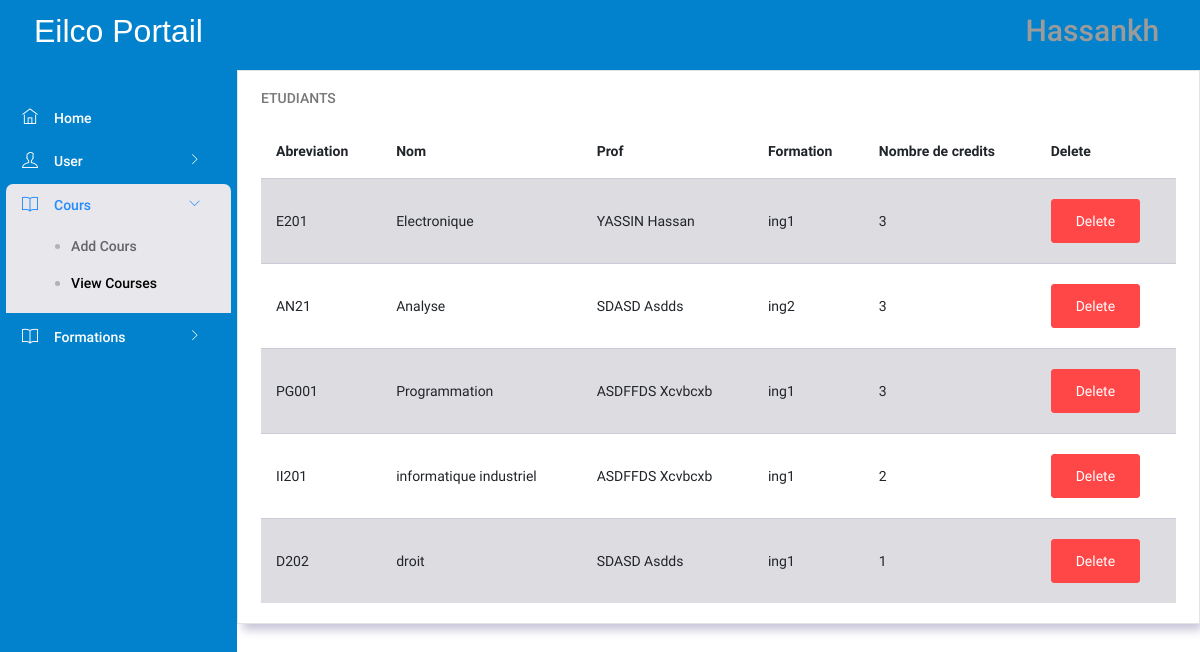
/PL/pages/admin/ViewCourses.php (signed in), run on an earlier commit of the app's database.
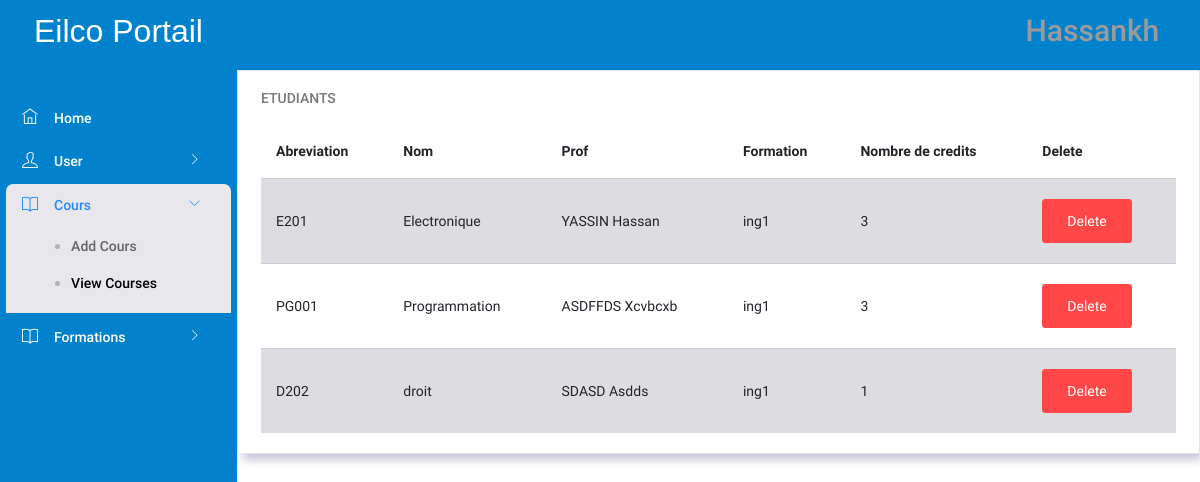
And on a later commit of the database.
### tables this page shows
CREATE TABLE `cours` (
  `idcours` int NOT NULL AUTO_INCREMENT,
  `nom` varchar(45) NOT NULL,
  `abreviation` varchar(45) NOT NULL,
  `prof_id` int NOT NULL,
  `credits` int NOT NULL,
  `formation_id` int NOT NULL,
  PRIMARY KEY (`idcours`),
  KEY `prof_idx` (`prof_id`),
  KEY `classe_cour_idx` (`formation_id`),
  CONSTRAINT `formation_cour` FOREIGN KEY (`formation_id`) REFERENCES `formation` (`idformation`) ON DELETE CASCADE ON UPDATE CASCADE,
  CONSTRAINT `prof_cour` FOREIGN KEY (`prof_id`) REFERENCES `users` (`iduser`) ON DELETE CASCADE ON UPDATE CASCADE
);

CREATE TABLE `users` (
  `iduser` int NOT NULL AUTO_INCREMENT,
  `prenom` varchar(45) NOT NULL,
  `nom` varchar(45) NOT NULL,
  `role` int NOT NULL,
  `date_de_naissance` date NOT NULL,
  `username` varchar(45) NOT NULL,
  `password` char(45) NOT NULL,
  `email_personel` varchar(45) NOT NULL,
  `email_universitaire` varchar(45) NOT NULL,
  `sexe` varchar(45) NOT NULL,
  `formation_id` int DEFAULT NULL,
  `phone` varchar(45) NOT NULL,
  `Adresse` varchar(45) NOT NULL,
  `nationalite` varchar(45) NOT NULL,
  PRIMARY KEY (`iduser`),
  KEY `formation_idx` (`formation_id`),
  CONSTRAINT `formation` FOREIGN KEY (`formation_id`) REFERENCES `formation` (`idformation`) ON DELETE CASCADE ON UPDATE CASCADE
);

CREATE TABLE `formation` (
  `idformation` int NOT NULL AUTO_INCREMENT,
  `nomformation` varchar(45) NOT NULL,
  PRIMARY KEY (`idformation`),
  UNIQUE KEY `nomformation_UNIQUE` (`nomformation`)
);

### DTO/user.php (called while the page is built, shortened)
<?php
class user{
    private $username;
    public function getUsername() {
        return $this->username;
    }
}
?>

### DAL/coursRepository.php (called while the page is built, shortened)
<?php
require_once(__DIR__ . "/../DTO/cour.php");
function GetCours()
{
    $conn = openConnection();
    $query = "SELECT * FROM cours;";
    $result = mysqli_query($conn, $query);
    $i = 0;
    while ($row = mysqli_fetch_array($result)) {
        $cour = new cour();
        $cour->setId($row["idcours"]);
        $cour->setNom($row["nom"]);
        $cour->setAbreviation($row["abreviation"]);
        $cour->setProf_id($row["prof_id"]);
        $cour->setFormation_id($row["formation_id"]);
        $cour->setNb_credits($row["credits"]);
        $cours[$i] = $cour;
        $i++;
    }
    return $cours;
}

### BLL/coursManager.php (called while the page is built, shortened)
<?php
require(__DIR__."/../DAL/coursRepository.php");
function getAllCours() {
    return GetCours();
}
?>

### DTO/cour.php (called while the page is built, shortened)
<?php
class cour{
    private $id;
    private $nom;
    private $abreviation;
    private $nb_credits;
    public function getId() {
        return $this->id;
    }
    public function setId($id) {
        $this->id = $id;
    }
    public function getNom() {
        return $this->nom;
    }
    public function setNom($nom) {
        $this->nom = $nom;
    }
    public function getAbreviation() {
        return $this->abreviation;
    }
    public function setAbreviation($abreviation) {
        $this->abreviation = $abreviation;
    }
    public function getNb_credits() {
        return $this->nb_credits;
    }
    public function setNb_credits($nb_credits) {
        $this->nb_credits = $nb_credits;
    }
}
?>

### DAL/userRepository.php (called while the page is built, shortened)
<?php
require_once(__DIR__ . "/../DTO/user.php");
function getProfbyId($prof_id)
{
    $conn = openConnection();
    $profs = null;
    try {
        $sql = "SELECT prenom,nom FROM users WHERE iduser=? ";
        $stmt = $conn->prepare($sql);
        $stmt->bind_param("i", $prof_id);
        $stmt->execute();
        $result = $stmt->get_result();
        if ($result->num_rows > 0) {
            if ($row = $result->fetch_assoc()) {
                $profs = strtoupper($row["nom"]) . " " . ucfirst($row["prenom"]);
            }
        }
    } catch (Exception $ex) {
    }
    return $profs;;
}

### BLL/usersManager.php (called while the page is built, shortened)
<?php
require(__DIR__ . "/../DAL/userRepository.php");
function getProfName($prof_id)
{
    return getProfbyId($prof_id);
}

### DAL/formationRepository.php (called while the page is built, shortened)
<?php
function GetFormationbyId($formation_id) {
    $conn = openConnection();
    $formation = null;
    try {
        $sql = "SELECT nomformation FROM formation WHERE idformation=? ";
        $stmt = $conn->prepare($sql);
        $stmt->bind_param("i", $formation_id);
        $stmt->execute();
        $result = $stmt->get_result();
        if ($result->num_rows > 0) {
            if ($row = $result->fetch_assoc()) {
                $formation = $row["nomformation"];
            }
        }
    } catch (Exception $ex) {
    }
    return $formation;
}

### BLL/formationManager.php (called while the page is built, shortened)
<?php
require(__DIR__ . "/../DAL/formationRepository.php");
function GetFormationname($formation_id)
{
    return GetFormationbyId($formation_id);
}

### PL/pages/admin/ViewCourses.php (the view, shortened to what this page needs)
<!DOCTYPE html>
<html lang="en">
<head>
    <link rel="stylesheet" href="../../assets/vendors/ti-icons/css/themify-icons.css">
    <link rel="stylesheet" href="../../assets/vendors/base/vendor.bundle.base.css">
    <link rel="stylesheet" href="../../styles/admin_page.css">
</head>
<body>
    <div class="container-scroller">
        <nav class="navbar col-lg-12 col-12 p-0 fixed-top d-flex flex-row">
            <div class="text-center navbar-brand-wrapper d-flex align-items-center justify-content-center">
                <h3 style=" font-size: 2rem;color: white; font-family: 'Gill Sans', 'Gill Sans MT', Calibri, 'Trebuchet MS', sans-serif;">Eilco Portail</h3>
            </div>
            <div class="navbar-menu-wrapper d-flex align-items-center justify-content-end">
                <ul class="navbar-nav navbar-nav-right">
                    <li class="nav-item nav-profile dropdown">
                        <a class="nav-link dropdown-toggle" href="#" data-toggle="dropdown" id="profileDropdown">
                            <?php
                            require("../../../DTO/user.php");
                            echo "<h3>" . unserialize($_SESSION['loggeduser'])->getUsername() . "</h3>";
                            ?>
                        </a>
                    </li>
                </ul>
            </div>
        </nav>
        <div class="container-fluid page-body-wrapper">
            <nav class="sidebar sidebar-offcanvas" id="sidebar">
                <ul class="nav">
                    <li class="nav-item">
                        <a class="nav-link" href="./admin_page.php">
                            <i class="ti-home menu-icon"></i>
                            <span class="menu-title">Home</span>
                        </a>
                    </li>
                    <li class="nav-item">
                        <a class="nav-link" data-toggle="collapse" href="#auth" aria-expanded="false" aria-controls="auth">
                            <i class="ti-user menu-icon"></i>
                            <span class="menu-title">User </span>
                            <i class="menu-arrow"></i>
                        </a>
                    </li>
                    <li class="nav-item">
                        <a class="nav-link" data-toggle="collapse" href="#auth1" aria-expanded="false" aria-controls="auth">
                            <i class="ti-book menu-icon"></i>
                            <span class="menu-title">Cours</span>
                            <i class="menu-arrow"></i>
                        </a>
                        <div class="collapse" id="auth1">
                            <ul class="nav flex-column sub-menu">
                                <li class="nav-item"> <a class="nav-link" href="./AddCourse.php">Add Cours </a></li>
                                <li class="nav-item"> <a class="nav-link" href="./ViewCourses.php"> View Courses </a></li>
                            </ul>
                        </div>
                    </li>
                    <li class="nav-item">
                        <a class="nav-link" data-toggle="collapse" href="#auth2" aria-expanded="false" aria-controls="auth">
                            <i class="ti-book menu-icon"></i>
                            <span class="menu-title">Formations</span>
                            <i class="menu-arrow"></i>
                        </a>
                    </li>
                </ul>
            </nav>
            <div class="main-panel">
                <div class="content-wrapper">
                    <div class="row">
                        <div class="col-lg-12 grid-margin stretch-card">
                            <div class="card">
                                <div class="card-body">
                                    <h4 class="card-title">Etudiants</h4>
                                    <div class="table-responsive">
                                        <table class="table table-striped">
                                            <?php
                                            require_once('../../../BLL/usersManager.php');
                                            require_once('../../../BLL/coursManager.php');
                                            require_once('../../../BLL/formationManager.php');
                                            include_once("../../../DTO/cour.php");
                                            $profiles = getAllCours();
                                            if ($profiles == null) {
                                                echo "no results";
                                            } else {
                                                echo
                                                "<thead>" .
                                                    "<tr>" .
                                                    "<th>" .
                                                    "Abreviation" .
                                                    "</th>" .
                                                    "<th>" .
                                                    "Nom" .
                                                    "</th>" .
                                                    "<th>" .
                                                    "Prof" .
                                                    "</th>" .
                                                    "<th>" .
                                                    "Formation" .
                                                    "</th>" .
                                                    "<th>" .
                                                    "Nombre de credits" .
                                                    "</th>" .
                                                    "<th>" .
                                                    "Delete" .
                                                    "</th>" .
                                                    "</tr>" .
                                                    "</thead>";
                                                for ($i = 0; $i < count($profiles); $i++) {
                                                    echo
                                                    "<tr>"
                                                        . "<td>" . $profiles[$i]->getAbreviation() . "</td>"
                                                        . "<td>" . $profiles[$i]->getNom() . "</td>"
                                                        . "<td>" . getProfName($profiles[$i]->getProf_id()) . "</td>"
                                                        . "<td>" .  GetFormationname($profiles[$i]->getFormation_id()) . "</td>"
                                                        . "<td>" . $profiles[$i]->getNb_credits() . "</td>"
                                                        . "<td><a class='btn btn-danger' href='../deletecours.php?id=".$profiles[$i]->getId()."'>Delete</a></td>"
                                                        . "</tr>";
                                                }
                                            }
                                            ?>
                                        </table>
                                    </div>
                                </div>
                            </div>
                        </div>
                    </div>
                </div>
            </div>
        </div>
</body>
</html>

What changed in the data, as far as the page shows it:
removed cours: abreviation "AN21", nom "Analyse", prof.prenom "SDASD Asdds", formation.nomformation "ing2", credits "3"
removed cours: abreviation "II201", nom "informatique industriel", prof.prenom "ASDFFDS Xcvbcxb", formation.nomformation "ing1", credits "2"
